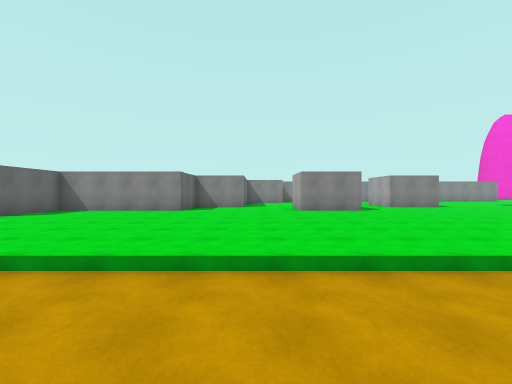
[1] (above)

18 first-person views from a walk through a Unity game level. The camera is 1.4 m above the floor, looks level and sees 90° across. The floor is counted in squares, 2.25 m on a side. Each view is taken from the middle of a square. On the plan, view 1 faces up. The plan holds only what a view shows up to about 9 squares ahead; the rest is blank. The place goes on beyond the plan. The player is left out.

[2]
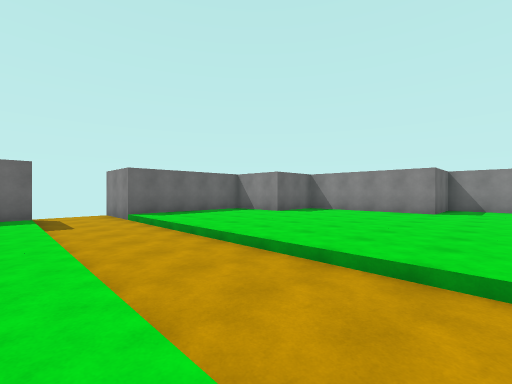

[3]
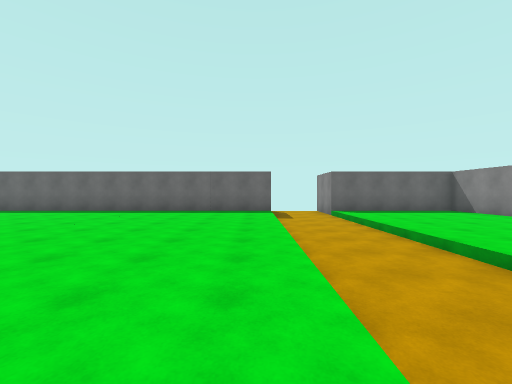

[4]
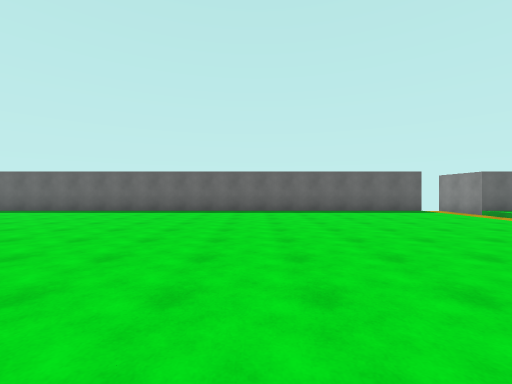

[5]
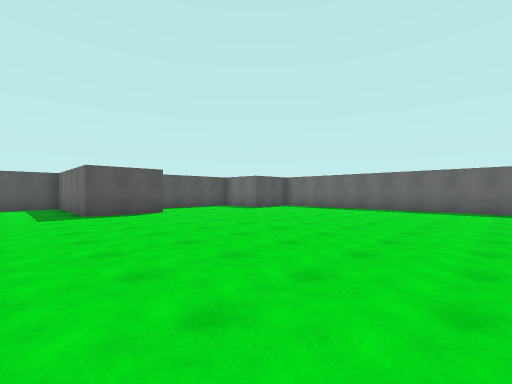

[6]
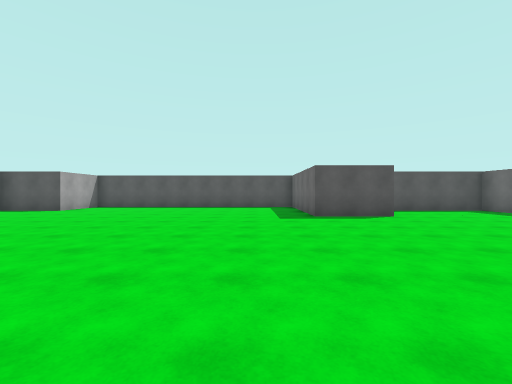

[7]
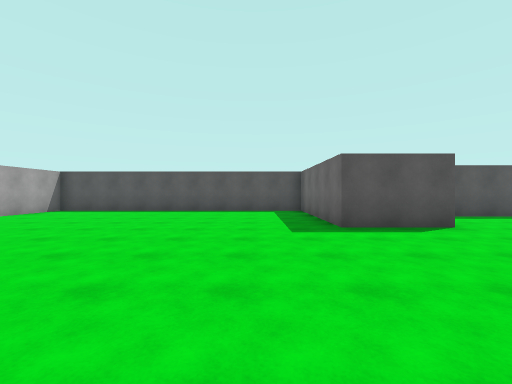

[8]
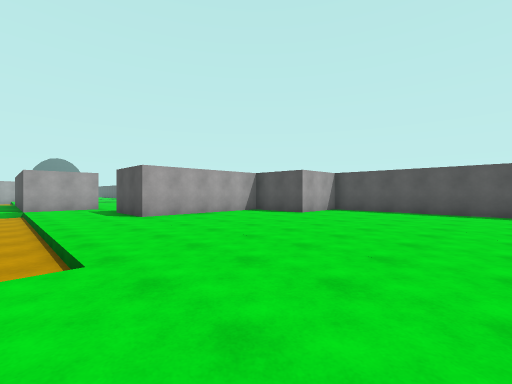

[9]
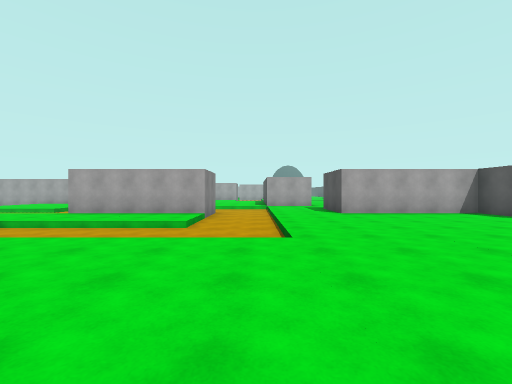

[10]
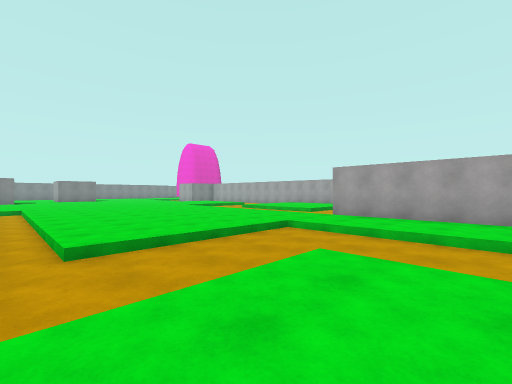

[11]
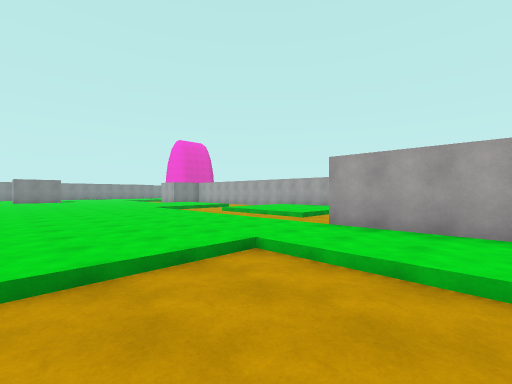

[12]
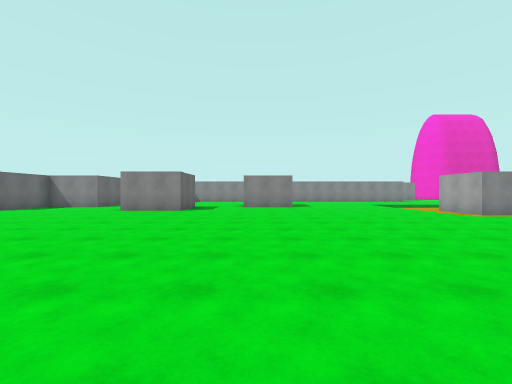

[13]
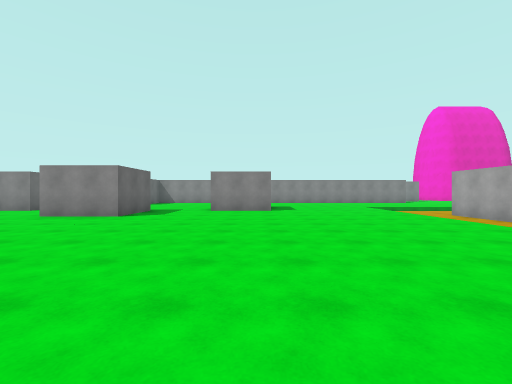

[14]
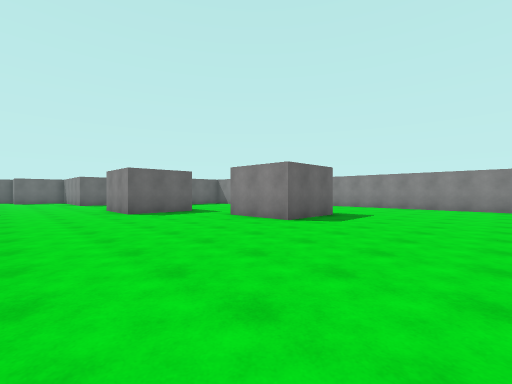

[15]
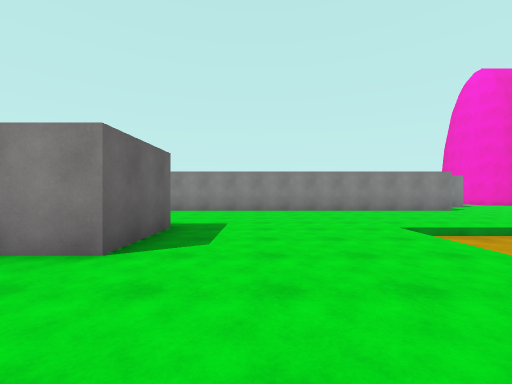

[16]
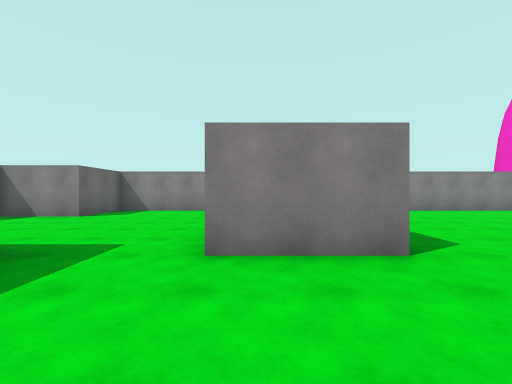

[17]
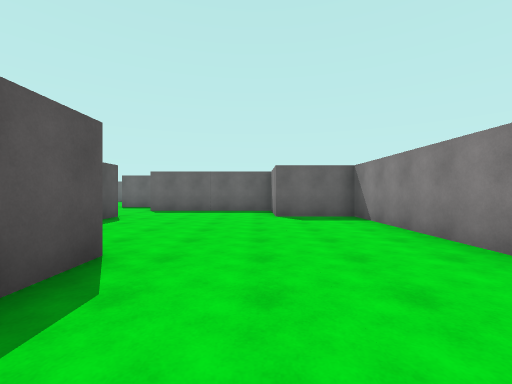

[18]
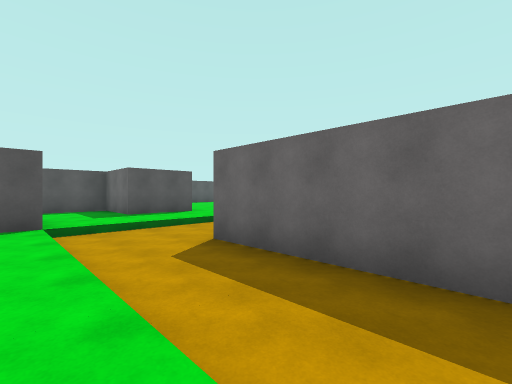

### Floor plan
Key: @ floor where view 1 was taken; # wall or solid block; . main floor; - floor 0.25 m lower than the main floor.
Columns run from 11 left of view 1 to 14 right of it. Each row starts with its distance up from view 1.
 17             ##############
 16             #.............
 15           ###.............
 14           #...............
 13           #...............
 12           #......##....--
 11         ###......##....--
 10         #....##........ -#
  9     #####....##........ -#
  8     #.................. --
  7   ###..................
  6   #....................
  5   #....................
  4   #...................
  3 ###..................
  2  --------------.....
  1  ------------ -.....
  0   #........@  -......
 -1   #........   -......
 -2   #.......    -......
 -3   #.......    -...... -.
 -4   #........   -...... --
 -5   #.........  -...... -
 -6   #........   -----..##--.
 -7   #.......    -----..##--.
 -8   #.......... ...--..##--.
 -9   #.......... ...--..##--.
-10   #..............--------.
-11   #..............--------.
-12   #......................#
-13   #. ....................#
-14   #   ...............##..
-15       ...............##..
-16      ....##..........####
-17     #...  #..........#
-18     ####  #........###
-19           #........#
-20           ##########

Where each view was taken, in squares from view 1:
view 1: 0 up, 0 right, facing up
view 2: 0 up, 1 left, facing up-left
view 3: 0 up, 0 right, facing left
view 4: 5 down, 0 right, facing left
view 5: 8 down, 1 right, facing down-left
view 6: 9 down, 1 right, facing down
view 7: 11 down, 1 right, facing down
view 8: 11 down, 3 right, facing down-right
view 9: 11 down, 2 right, facing right
view 10: 9 down, 3 right, facing up-right
view 11: 8 down, 5 right, facing up-right
view 12: 0 up, 6 right, facing up
view 13: 2 up, 7 right, facing up
view 14: 6 up, 11 right, facing up-left
view 15: 8 up, 9 right, facing up
view 16: 8 up, 6 right, facing up
view 17: 14 up, 8 right, facing left
view 18: 6 down, 14 right, facing down-left
